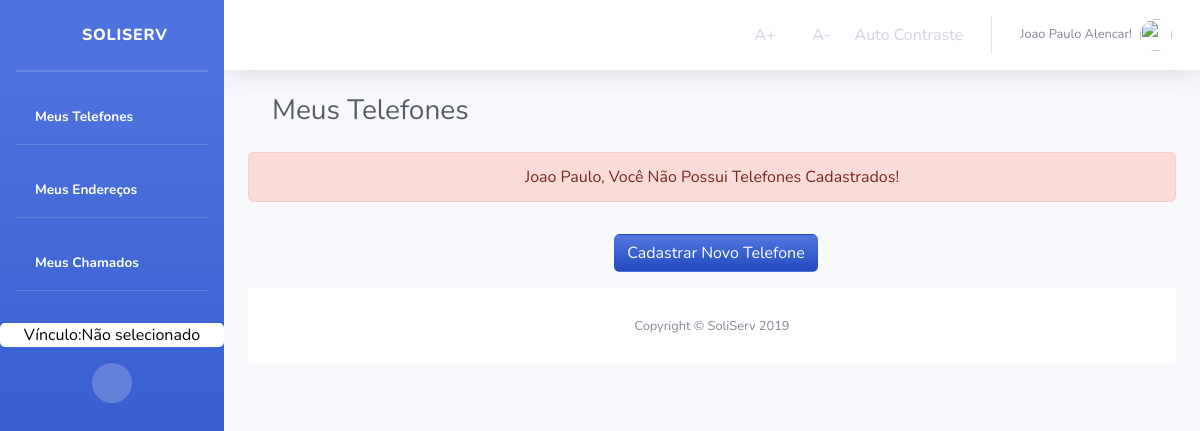
/Usuario/meusTelefones/ (signed in), run on an earlier commit of the app's database.
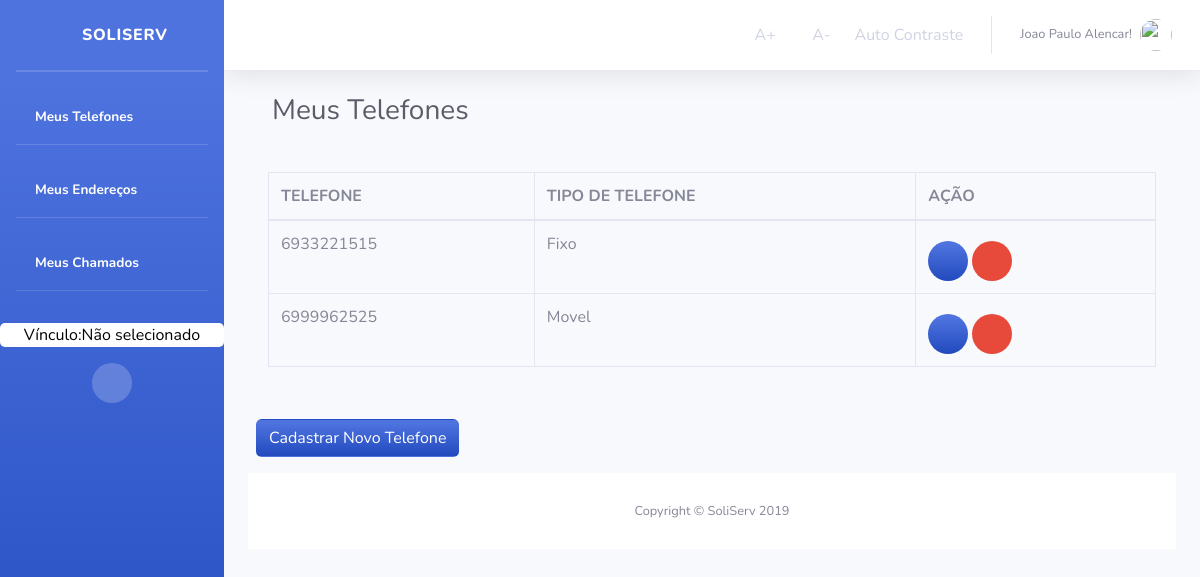
And on a later commit of the database.
### Usuario/models.py (models this page shows, shortened)
class Telefone(models.Model):
    numero = models.IntegerField('NÚMERO')
    idTipoTelefone = models.ForeignKey(
        TipoTelefone, on_delete=models.CASCADE, verbose_name="TIPO TELEFONE")
    idPessoa = models.ForeignKey(
        User, on_delete=models.CASCADE, verbose_name="PESSOA")
    class Meta:
        verbose_name = "Telefone"
        verbose_name_plural = "Telefones"

class TipoTelefone(models.Model):
    descricao = models.CharField('TIPO TELEFONE', max_length=20)
    class Meta:
        verbose_name = "TipoTelefone"
        verbose_name_plural = "TipoTelefones"

### Usuario/views.py (the view)
# urls.py: path('meusTelefones/', views.TelefonesList, name='listaTelefones'),
def TelefonesList(request):
    telefones_list = Telefone.objects.filter(idPessoa_id=request.user.id)
    context = {'telefones_list': telefones_list}
    if not request.user.is_authenticated:
        return render(request, 'Usuario/acessoNegado.html')
    else:
        return render(request, 'Telefone/telefonesList.html', context)

### Usuario/templates/Telefone/telefonesList.html (shortened to what this page needs)
{% extends "sistemaDeGestaoDeServicosPublicos/index1.html" %}
{% block titulo %}
Meus Telefones
{% endblock titulo %}
{% block centro %}
{% if user.is_authenticated %}
{% if telefones_list %}
<div>
    <div>
        <div class="card-body">
            <div class="table-responsive">
              <table class="table table-bordered" id="dataTable" width="100%" cellspacing="0">
                <thead>
                  <tr>
                    <th  title="Clique para Ordenar ">TELEFONE</th>
                    <th  title="Clique para Ordenar ">TIPO DE TELEFONE</th>
                    <th  title="Clique para Ordenar ">AÇÃO</th>
                  </tr>
                </thead>
                <tbody>
                    {% for telefone in telefones_list %}
                    <tr>
                        <td>{{telefone.numero}}</td>
                        <td>{{telefone.idTipoTelefone.descricao}}</td>
                        <td>
                            <a class="bg-gradient-primary btn-circle mt-2" style="color: white;" href="{% url 'telefone_atualizar' telefone.id %}"
                               title="Editar Telefone">
                               <i class="fas fa-edit"></i>
                            </a>
                            <a  class="btn-danger btn-circle" style="color: white;" href="{% url 'telefone_deletar' telefone.id %}"
                                title="Excluir Telefone">
                                <i class="fas fa-trash"></i>
                            </a>
                            </td>
                    </tr>
                    {% endfor %}
                </tbody>
              </table>
            </div>
          </div>
    </div>
    <a class=" btn bg-gradient-primary  ml-2 mb-3 mt-3" style="color: white;" href="{% url 'cadastroTelefone' %}"
        title="Cadastrar Telefone">Cadastrar
        Novo Telefone
    </a>
</div>
{% else %}
<div class="text-center">
    <div class="alert alert-danger">
        {{ user.first_name }}, Você Não Possui Telefones Cadastrados!
    </div>
    <a class="btn  ml-2 mb-3 mt-3 bg-gradient-primary" style="color: white;" href="{% url 'cadastroTelefone' %}"
        title="Cadastrar Telefone">Cadastrar
        Novo Telefone
    </a>
</div>
{% endif %}
{% endif %}
{% endblock %}
{% block scripts %}
{{ block.super }}
{% endblock %}

### templates/sistemaDeGestaoDeServicosPublicos/index1.html (shortened to what the changed rows need)
<!DOCTYPE html>
<html lang="pt-br">
{% load staticfiles %}
<head>
  <link rel="stylesheet" href="{% static 'tema/css/sb-admin-2.css' %}">
  <link rel="stylesheet" href="{% static 'tema/vendor/fontawesome-free/css/all.css' %}">
  <link rel="stylesheet" href="{% static 'tema/vendor/fontawesome-free/css/all.css' %}">
  <link rel="stylesheet" href="{% static 'css/style.css' %}">
  <link rel="stylesheet" href="{% static 'img/avatar_2x.png' %}">
  <link rel="stylesheet" type="text/css" href="{% static 'css/select2.css' %}">
  <link rel="stylesheet" href="https://stackpath.bootstrapcdn.com/bootstrap/4.3.1/css/bootstrap.min.css"
>
  <link href="https://unpkg.com/material-components-web@latest/dist/material-components-web.min.css" rel="stylesheet">
  <link href="vendor/fontawesome-free/css/all.min.css" rel="stylesheet" type="text/css">
  <link href="css/sb-admin-2.min.css" rel="stylesheet">
</head>
<body id="page-top" class="acessibilidade teste">
  <div id="wrapper">
    <div id="content-wrapper" class="d-flex flex-column">
      <div id="content">
        <nav class="navbar navbar-expand navbar-light bg-white topbar mb-4 static-top shadow">
          <ul class="navbar-nav ml-auto">
            <li class="nav-item dropdown no-arrow d-sm-none">
            <li class="nav-item dropdown no-arrow">
              <a class="nav-link dropdown-toggle" href="#" id="userDropdown" role="button" data-toggle="dropdown"
                aria-haspopup="true" aria-expanded="false">
                {% if user.is_authenticated %}
                <span class="mr-2 d-none d-lg-inline text-gray-600 small">{{ user.first_name }}
                  {{ user.last_name}}!</span>
                {% else %}
                <span class="mr-2 d-none d-lg-inline text-gray-600 small">Usuário não está logado!</span>
                {% endif %}
                {% if user.is_authenticated %}
                <img class="img-profile rounded-circle" src="{{ request.session.profile_picture }}">
                {% else %}
                <img class="img-profile rounded-circle" src="{% static 'img/avatar_2x.png' %}">
                {% endif %}
              </a>
            </li>
          </ul>
        </nav>
        <div class="container-fluid">
          <div class="d-sm-flex align-items-center justify-content-between mb-4 container">
            <h1 class="h3 mb-0 text-gray-800">{% block titulo %}{% endblock titulo%}</h1>
          </div>
          <div class="">
            {% block centro %}
            {% endblock %}
          </div>
        </div>
      </div>
      {% block scripts %}
      <link href="https://cdnjs.cloudflare.com/ajax/libs/select2/4.0.11/css/select2.min.css" rel="stylesheet" />
      {% endblock %}

What changed in the data, as far as the page shows it:
added Telefone: numero "6933221515", idTipoTelefone.descricao "Fixo"
added Telefone: numero "6999962525", idTipoTelefone.descricao "Movel"
Also different on the page:
{{ user.first_name }}: "Joao Paulo" → (not shown)
text no longer shown: ", Você Não Possui Telefones Cadastrados!"
text now shown: "TELEFONE TIPO DE TELEFONE AÇÃO"
